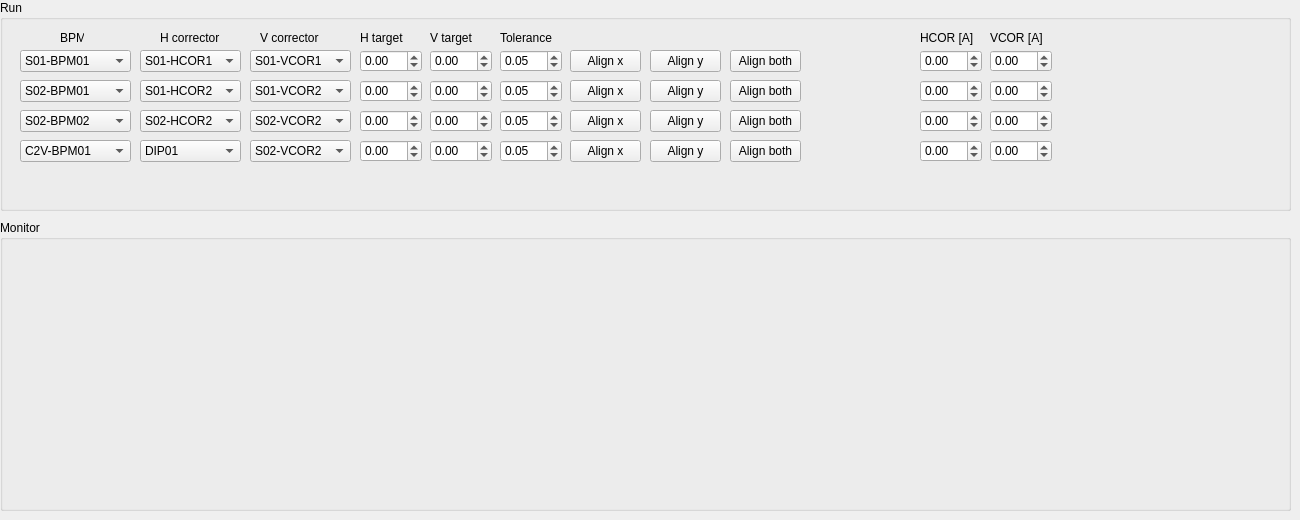
      <widget class="QWidget" name="tab">
       <attribute name="title">
        <string>Aligment</string>
       </attribute>
       <widget class="QGroupBox" name="groupBox_run">
        <property name="geometry">
         <rect>
          <x>0</x>
          <y>0</y>
          <width>1291</width>
          <height>211</height>
         </rect>
        </property>
        <property name="minimumSize">
         <size>
          <width>50</width>
          <height>0</height>
         </size>
        </property>
        <property name="maximumSize">
         <size>
          <width>10000</width>
          <height>16777215</height>
         </size>
        </property>
        <property name="title">
         <string>Run</string>
        </property>
        <widget class="QComboBox" name="comboBox_1">
         <property name="geometry">
          <rect>
           <x>20</x>
           <y>50</y>
           <width>111</width>
           <height>22</height>
          </rect>
         </property>
         <property name="editable">
          <bool>false</bool>
         </property>
         <property name="maxVisibleItems">
          <number>10</number>
         </property>
         <item>
          <property name="text">
           <string>S01-BPM01</string>
          </property>
         </item>
        </widget>
        <widget class="QDoubleSpinBox" name="doubleSpinBox_x_1">
         <property name="geometry">
          <rect>
           <x>360</x>
           <y>50</y>
           <width>62</width>
           <height>22</height>
          </rect>
         </property>
         <property name="minimum">
          <double>-10.000000000000000</double>
         </property>
         <property name="maximum">
          <double>10.000000000000000</double>
         </property>
         <property name="singleStep">
          <double>0.100000000000000</double>
         </property>
        </widget>
        <widget class="QDoubleSpinBox" name="doubleSpinBox_y_1">
         <property name="geometry">
          <rect>
           <x>430</x>
           <y>50</y>
           <width>62</width>
           <height>22</height>
          </rect>
         </property>
         <property name="minimum">
          <double>-10.000000000000000</double>
         </property>
         <property name="maximum">
          <double>10.000000000000000</double>
         </property>
         <property name="singleStep">
          <double>0.100000000000000</double>
         </property>
        </widget>
        <widget class="QDoubleSpinBox" name="doubleSpinBox_tol_1">
         <property name="geometry">
          <rect>
           <x>500</x>
           <y>50</y>
           <width>62</width>
           <height>22</height>
          </rect>
         </property>
         <property name="singleStep">
          <double>0.010000000000000</double>
         </property>
         <property name="value">
          <double>0.050000000000000</double>
         </property>
        </widget>
        <widget class="QPushButton" name="pushButton_Align_x_1">
         <property name="geometry">
          <rect>
           <x>570</x>
           <y>50</y>
           <width>71</width>
           <height>22</height>
          </rect>
         </property>
         <property name="text">
          <string>Align x</string>
         </property>
         <property name="checked">
          <bool>false</bool>
         </property>
        </widget>
        <widget class="QPushButton" name="pushButton_Align_y_1">
         <property name="geometry">
          <rect>
           <x>650</x>
           <y>50</y>
           <width>71</width>
           <height>22</height>
          </rect>
         </property>
         <property name="text">
          <string>Align y</string>
         </property>
         <property name="checked">
          <bool>false</bool>
         </property>
        </widget>
        <widget class="QComboBox" name="comboBox_H_1">
         <property name="geometry">
          <rect>
           <x>140</x>
           <y>50</y>
           <width>101</width>
           <height>22</height>
          </rect>
         </property>
         <property name="editable">
          <bool>false</bool>
         </property>
         <property name="maxVisibleItems">
          <number>10</number>
         </property>
         <item>
          <property name="text">
           <string>S01-HCOR1</string>
          </property>
         </item>
        </widget>
        <widget class="QComboBox" name="comboBox_V_1">
         <property name="geometry">
          <rect>
           <x>250</x>
           <y>50</y>
           <width>101</width>
           <height>22</height>
          </rect>
         </property>
         <property name="editable">
          <bool>false</bool>
         </property>
         <property name="maxVisibleItems">
          <number>10</number>
         </property>
         <item>
          <property name="text">
           <string>S01-VCOR1</string>
          </property>
         </item>
        </widget>
        <widget class="QPushButton" name="pushButton_Align_both_1">
         <property name="geometry">
          <rect>
           <x>730</x>
           <y>50</y>
           <width>71</width>
           <height>22</height>
          </rect>
         </property>
         <property name="text">
          <string>Align both</string>
         </property>
         <property name="checked">
          <bool>false</bool>
         </property>
        </widget>
        <widget class="QDoubleSpinBox" name="doubleSpinBox_x_2">
         <property name="geometry">
          <rect>
           <x>360</x>
           <y>80</y>
           <width>62</width>
           <height>22</height>
          </rect>
         </property>
         <property name="minimum">
          <double>-10.000000000000000</double>
         </property>
         <property name="maximum">
          <double>10.000000000000000</double>
         </property>
         <property name="singleStep">
          <double>0.100000000000000</double>
         </property>
        </widget>
        <widget class="QComboBox" name="comboBox_2">
         <property name="geometry">
          <rect>
           <x>20</x>
           <y>80</y>
           <width>111</width>
           <height>22</height>
          </rect>
         </property>
         <property name="editable">
          <bool>false</bool>
         </property>
         <property name="maxVisibleItems">
          <number>10</number>
         </property>
         <item>
          <property name="text">
           <string>S02-BPM01</string>
          </property>
         </item>
        </widget>
        <widget class="QDoubleSpinBox" name="doubleSpinBox_y_2">
         <property name="geometry">
          <rect>
           <x>430</x>
           <y>80</y>
           <width>62</width>
           <height>22</height>
          </rect>
         </property>
         <property name="minimum">
          <double>-10.000000000000000</double>
         </property>
         <property name="maximum">
          <double>10.000000000000000</double>
         </property>
         <property name="singleStep">
          <double>0.100000000000000</double>
         </property>
        </widget>
        <widget class="QPushButton" name="pushButton_Align_both_2">
         <property name="geometry">
          <rect>
           <x>730</x>
           <y>80</y>
           <width>71</width>
           <height>22</height>
          </rect>
         </property>
         <property name="text">
          <string>Align both</string>
         </property>
         <property name="checked">
          <bool>false</bool>
         </property>
        </widget>
        <widget class="QComboBox" name="comboBox_V_2">
         <property name="geometry">
          <rect>
           <x>250</x>
           <y>80</y>
           <width>101</width>
           <height>22</height>
          </rect>
         </property>
         <property name="editable">
          <bool>false</bool>
         </property>
         <property name="maxVisibleItems">
          <number>10</number>
         </property>
         <item>
          <property name="text">
           <string>S01-VCOR2</string>
          </property>
         </item>
         <item>
          <property name="text">
           <string>S01-VCOR1</string>
          </property>
         </item>
        </widget>
        <widget class="QDoubleSpinBox" name="doubleSpinBox_tol_2">
         <property name="geometry">
          <rect>
           <x>500</x>
           <y>80</y>
           <width>62</width>
           <height>22</height>
          </rect>
         </property>
         <property name="singleStep">
          <double>0.010000000000000</double>
         </property>
         <property name="value">
          <double>0.050000000000000</double>
         </property>
        </widget>
        <widget class="QPushButton" name="pushButton_Align_y_2">
         <property name="geometry">
          <rect>
           <x>650</x>
           <y>80</y>
           <width>71</width>
           <height>22</height>
          </rect>
         </property>
         <property name="text">
          <string>Align y</string>
         </property>
         <property name="checked">
          <bool>false</bool>
         </property>
        </widget>
        <widget class="QComboBox" name="comboBox_H_2">
         <property name="geometry">
          <rect>
           <x>140</x>
           <y>80</y>
           <width>101</width>
           <height>22</height>
          </rect>
         </property>
         <property name="editable">
          <bool>false</bool>
         </property>
         <property name="maxVisibleItems">
          <number>10</number>
         </property>
         <item>
          <property name="text">
           <string>S01-HCOR2</string>
          </property>
         </item>
         <item>
          <property name="text">
           <string>S01-HC0R1</string>
          </property>
         </item>
        </widget>
        <widget class="QPushButton" name="pushButton_Align_x_2">
         <property name="geometry">
          <rect>
           <x>570</x>
           <y>80</y>
           <width>71</width>
           <height>22</height>
          </rect>
         </property>
         <property name="text">
          <string>Align x</string>
         </property>
         <property name="checked">
          <bool>false</bool>
         </property>
        </widget>
        <widget class="QDoubleSpinBox" name="doubleSpinBox_x_3">
         <property name="geometry">
          <rect>
           <x>360</x>
           <y>110</y>
           <width>62</width>
           <height>22</height>
          </rect>
         </property>
         <property name="minimum">
          <double>-10.000000000000000</double>
         </property>
         <property name="maximum">
          <double>10.000000000000000</double>
         </property>
         <property name="singleStep">
          <double>0.100000000000000</double>
         </property>
        </widget>
        <widget class="QComboBox" name="comboBox_3">
         <property name="geometry">
          <rect>
           <x>20</x>
           <y>110</y>
           <width>111</width>
           <height>22</height>
          </rect>
         </property>
         <property name="editable">
          <bool>false</bool>
         </property>
         <property name="maxVisibleItems">
          <number>10</number>
         </property>
         <item>
          <property name="text">
           <string>S02-BPM02</string>
          </property>
         </item>
        </widget>
        <widget class="QDoubleSpinBox" name="doubleSpinBox_y_3">
         <property name="geometry">
          <rect>
           <x>430</x>
           <y>110</y>
           <width>62</width>
           <height>22</height>
          </rect>
         </property>
         <property name="minimum">
          <double>-10.000000000000000</double>
         </property>
         <property name="maximum">
          <double>10.000000000000000</double>
         </property>
         <property name="singleStep">
          <double>0.100000000000000</double>
         </property>
        </widget>
        <widget class="QPushButton" name="pushButton_Align_both_3">
         <property name="geometry">
          <rect>
           <x>730</x>
           <y>110</y>
           <width>71</width>
           <height>22</height>
          </rect>
         </property>
         <property name="text">
          <string>Align both</string>
         </property>
         <property name="checked">
          <bool>false</bool>
         </property>
        </widget>
        <widget class="QComboBox" name="comboBox_V_3">
         <property name="geometry">
          <rect>
           <x>250</x>
           <y>110</y>
           <width>101</width>
           <height>22</height>
          </rect>
         </property>
         <property name="editable">
          <bool>false</bool>
         </property>
         <property name="maxVisibleItems">
          <number>10</number>
         </property>
         <item>
          <property name="text">
           <string>S02-VCOR2</string>
          </property>
         </item>
         <item>
          <property name="text">
           <string>S02-VCOR1</string>
          </property>
         </item>
        </widget>
        <widget class="QDoubleSpinBox" name="doubleSpinBox_tol_3">
         <property name="geometry">
          <rect>
           <x>500</x>
           <y>110</y>
           <width>62</width>
           <height>22</height>
          </rect>
         </property>
         <property name="singleStep">
          <double>0.010000000000000</double>
         </property>
         <property name="value">
          <double>0.050000000000000</double>
         </property>
        </widget>
        <widget class="QPushButton" name="pushButton_Align_y_3">
         <property name="geometry">
          <rect>
           <x>650</x>
           <y>110</y>
           <width>71</width>
           <height>22</height>
          </rect>
         </property>
         <property name="text">
          <string>Align y</string>
         </property>
         <property name="checked">
          <bool>false</bool>
         </property>
        </widget>
        <widget class="QComboBox" name="comboBox_H_3">
         <property name="geometry">
          <rect>
           <x>140</x>
           <y>110</y>
           <width>101</width>
           <height>22</height>
          </rect>
         </property>
         <property name="editable">
          <bool>false</bool>
         </property>
         <property name="maxVisibleItems">
          <number>10</number>
         </property>
         <item>
          <property name="text">
           <string>S02-HCOR2</string>
          </property>
         </item>
         <item>
          <property name="text">
           <string>S02-HCOR1</string>
          </property>
         </item>
        </widget>
        <widget class="QPushButton" name="pushButton_Align_x_3">
         <property name="geometry">
          <rect>
           <x>570</x>
           <y>110</y>
           <width>71</width>
           <height>22</height>
          </rect>
         </property>
         <property name="text">
          <string>Align x</string>
         </property>
         <property name="checked">
          <bool>false</bool>
         </property>
        </widget>
        <widget class="QDoubleSpinBox" name="doubleSpinBox_x_4">
         <property name="geometry">
          <rect>
           <x>360</x>
           <y>140</y>
           <width>62</width>
           <height>22</height>
          </rect>
         </property>
         <property name="minimum">
          <double>-10.000000000000000</double>
         </property>
         <property name="maximum">
          <double>10.000000000000000</double>
         </property>
         <property name="singleStep">
          <double>0.100000000000000</double>
         </property>
        </widget>
        <widget class="QComboBox" name="comboBox_4">
         <property name="geometry">
          <rect>
           <x>20</x>
           <y>140</y>
           <width>111</width>
           <height>22</height>
          </rect>
         </property>
         <property name="editable">
          <bool>false</bool>
         </property>
         <property name="maxVisibleItems">
          <number>10</number>
         </property>
         <item>
          <property name="text">
           <string>C2V-BPM01</string>
          </property>
         </item>
        </widget>
        <widget class="QDoubleSpinBox" name="doubleSpinBox_y_4">
         <property name="geometry">
          <rect>
           <x>430</x>
           <y>140</y>
           <width>62</width>
           <height>22</height>
          </rect>
         </property>
         <property name="minimum">
          <double>-10.000000000000000</double>
         </property>
         <property name="maximum">
          <double>10.000000000000000</double>
         </property>
         <property name="singleStep">
          <double>0.100000000000000</double>
         </property>
        </widget>
        <widget class="QPushButton" name="pushButton_Align_both_4">
         <property name="geometry">
          <rect>
           <x>730</x>
           <y>140</y>
           <width>71</width>
           <height>22</height>
          </rect>
         </property>
         <property name="text">
          <string>Align both</string>
         </property>
         <property name="checked">
          <bool>false</bool>
         </property>
        </widget>
        <widget class="QComboBox" name="comboBox_V_4">
         <property name="geometry">
          <rect>
           <x>250</x>
           <y>140</y>
           <width>101</width>
           <height>22</height>
          </rect>
         </property>
         <property name="editable">
          <bool>false</bool>
         </property>
         <property name="maxVisibleItems">
          <number>10</number>
         </property>
         <item>
          <property name="text">
           <string>S02-VCOR2</string>
          </property>
         </item>
        </widget>
        <widget class="QDoubleSpinBox" name="doubleSpinBox_tol_4">
         <property name="geometry">
          <rect>
           <x>500</x>
           <y>140</y>
           <width>62</width>
           <height>22</height>
          </rect>
         </property>
         <property name="singleStep">
          <double>0.010000000000000</double>
         </property>
         <property name="value">
          <double>0.050000000000000</double>
         </property>
        </widget>
        <widget class="QPushButton" name="pushButton_Align_y_4">
         <property name="geometry">
          <rect>
           <x>650</x>
           <y>140</y>
           <width>71</width>
           <height>22</height>
          </rect>
         </property>
         <property name="text">
          <string>Align y</string>
         </property>
         <property name="checked">
          <bool>false</bool>
         </property>
        </widget>
        <widget class="QComboBox" name="comboBox_H_4">
         <property name="geometry">
          <rect>
           <x>140</x>
           <y>140</y>
           <width>101</width>
           <height>22</height>
          </rect>
         </property>
         <property name="editable">
          <bool>false</bool>
         </property>
         <property name="maxVisibleItems">
          <number>10</number>
         </property>
         <item>
          <property name="text">
           <string>DIP01</string>
          </property>
         </item>
        </widget>
        <widget class="QPushButton" name="pushButton_Align_x_4">
         <property name="geometry">
          <rect>
           <x>570</x>
           <y>140</y>
           <width>71</width>
           <height>22</height>
          </rect>
         </property>
         <property name="text">
          <string>Align x</string>
         </property>
         <property name="checked">
          <bool>false</bool>
         </property>
        </widget>
        <widget class="QDoubleSpinBox" name="doubleSpinBox_H_1">
         <property name="geometry">
          <rect>
           <x>920</x>
           <y>50</y>
           <width>62</width>
           <height>22</height>
          </rect>
         </property>
         <property name="minimum">
          <double>-10.000000000000000</double>
         </property>
         <property name="maximum">
          <double>10.000000000000000</double>
         </property>
         <property name="singleStep">
          <double>0.100000000000000</double>
         </property>
         <property name="value">
          <double>0.000000000000000</double>
         </property>
        </widget>
        <widget class="QDoubleSpinBox" name="doubleSpinBox_V_1">
         <property name="geometry">
          <rect>
           <x>990</x>
           <y>50</y>
           <width>62</width>
           <height>22</height>
          </rect>
         </property>
         <property name="minimum">
          <double>-10.000000000000000</double>
         </property>
         <property name="maximum">
          <double>10.000000000000000</double>
         </property>
         <property name="singleStep">
          <double>0.100000000000000</double>
         </property>
         <property name="value">
          <double>0.000000000000000</double>
         </property>
        </widget>
        <widget class="QDoubleSpinBox" name="doubleSpinBox_V_2">
         <property name="geometry">
          <rect>
           <x>990</x>
           <y>80</y>
           <width>62</width>
           <height>22</height>
          </rect>
         </property>
         <property name="minimum">
          <double>-10.000000000000000</double>
         </property>
         <property name="maximum">
          <double>10.000000000000000</double>
         </property>
         <property name="singleStep">
          <double>0.100000000000000</double>
         </property>
         <property name="value">
          <double>0.000000000000000</double>
         </property>
        </widget>
        <widget class="QDoubleSpinBox" name="doubleSpinBox_H_2">
         <property name="geometry">
          <rect>
           <x>920</x>
           <y>80</y>
           <width>62</width>
           <height>22</height>
          </rect>
         </property>
         <property name="minimum">
          <double>-10.000000000000000</double>
         </property>
         <property name="maximum">
          <double>10.000000000000000</double>
         </property>
         <property name="singleStep">
          <double>0.100000000000000</double>
         </property>
         <property name="value">
          <double>0.000000000000000</double>
         </property>
        </widget>
        <widget class="QDoubleSpinBox" name="doubleSpinBox_V_3">
         <property name="geometry">
          <rect>
           <x>990</x>
           <y>110</y>
           <width>62</width>
           <height>22</height>
          </rect>
         </property>
         <property name="minimum">
          <double>-10.000000000000000</double>
         </property>
         <property name="maximum">
          <double>10.000000000000000</double>
         </property>
         <property name="singleStep">
          <double>0.100000000000000</double>
         </property>
         <property name="value">
          <double>0.000000000000000</double>
         </property>
        </widget>
        <widget class="QDoubleSpinBox" name="doubleSpinBox_H_3">
         <property name="geometry">
          <rect>
           <x>920</x>
           <y>110</y>
           <width>62</width>
           <height>22</height>
          </rect>
         </property>
         <property name="minimum">
          <double>-10.000000000000000</double>
         </property>
         <property name="maximum">
          <double>10.000000000000000</double>
         </property>
         <property name="singleStep">
          <double>0.100000000000000</double>
         </property>
         <property name="value">
          <double>0.000000000000000</double>
         </property>
        </widget>
        <widget class="QDoubleSpinBox" name="doubleSpinBox_V_4">
         <property name="geometry">
          <rect>
           <x>990</x>
           <y>140</y>
           <width>62</width>
           <height>22</height>
          </rect>
         </property>
         <property name="minimum">
          <double>-10.000000000000000</double>
         </property>
         <property name="maximum">
          <double>10.000000000000000</double>
         </property>
         <property name="singleStep">
          <double>0.100000000000000</double>
         </property>
         <property name="value">
          <double>0.000000000000000</double>
         </property>
        </widget>
        <widget class="QDoubleSpinBox" name="doubleSpinBox_H_4">
         <property name="geometry">
          <rect>
           <x>920</x>
           <y>140</y>
           <width>62</width>
           <height>22</height>
          </rect>
         </property>
         <property name="minimum">
          <double>-150.000000000000000</double>
         </property>
         <property name="maximum">
          <double>150.000000000000000</double>
         </property>
         <property name="singleStep">
          <double>0.100000000000000</double>
         </property>
         <property name="value">
          <double>0.000000000000000</double>
         </property>
        </widget>
        <widget class="QLabel" name="label_2">
         <property name="geometry">
          <rect>
           <x>60</x>
           <y>30</y>
           <width>24</width>
           <height>16</height>
          </rect>
         </property>
         <property name="text">
          <string>BPM</string>
         </property>
        </widget>
        <widget class="QLabel" name="label_3">
         <property name="geometry">
          <rect>
           <x>160</x>
           <y>30</y>
           <width>64</width>
           <height>16</height>
          </rect>
         </property>
         <property name="text">
          <string>H corrector</string>
         </property>
        </widget>
        <widget class="QLabel" name="label_4">
         <property name="geometry">
          <rect>
           <x>260</x>
           <y>30</y>
           <width>64</width>
           <height>16</height>
          </rect>
         </property>
         <property name="text">
          <string>V corrector</string>
         </property>
        </widget>
        <widget class="QLabel" name="label_5">
         <property name="geometry">
          <rect>
           <x>360</x>
           <y>30</y>
           <width>46</width>
           <height>16</height>
          </rect>
         </property>
         <property name="text">
          <string>H target</string>
         </property>
        </widget>
        <widget class="QLabel" name="label_6">
         <property name="geometry">
          <rect>
           <x>430</x>
           <y>30</y>
           <width>46</width>
           <height>16</height>
          </rect>
         </property>
         <property name="text">
          <string>V target</string>
         </property>
        </widget>
        <widget class="QLabel" name="label_7">
         <property name="geometry">
          <rect>
           <x>500</x>
           <y>30</y>
           <width>57</width>
           <height>16</height>
          </rect>
         </property>
         <property name="text">
          <string>Tolerance</string>
         </property>
        </widget>
        <widget class="QLabel" name="label_8">
         <property name="geometry">
          <rect>
           <x>920</x>
           <y>30</y>
           <width>55</width>
           <height>16</height>
          </rect>
         </property>
         <property name="text">
          <string>HCOR [A]</string>
         </property>
        </widget>
        <widget class="QLabel" name="label_9">
         <property name="geometry">
          <rect>
           <x>990</x>
           <y>30</y>
           <width>55</width>
           <height>16</height>
          </rect>
         </property>
         <property name="text">
          <string>VCOR [A]</string>
         </property>
        </widget>
       </widget>
       <widget class="QGroupBox" name="groupBox_monitor">
        <property name="geometry">
         <rect>
          <x>0</x>
          <y>220</y>
          <width>1291</width>
          <height>291</height>
         </rect>
        </property>
        <property name="minimumSize">
         <size>
          <width>600</width>
          <height>0</height>
         </size>
        </property>
        <property name="title">
         <string>Monitor</string>
        </property>
        <layout class="QHBoxLayout" name="horizontalLayout_4"/>
       </widget>
      </widget>
